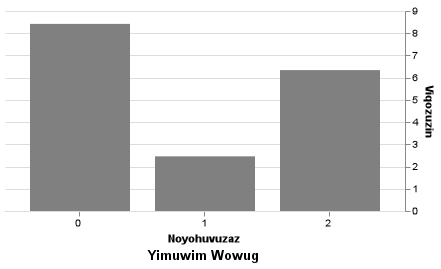
#> input picture SampleGraphs/bar0.png, 441 x 269 px
$ python Extraction.py   (older library calls are emulated)
#> lines starting #> are read from the running program, lines starting #| are printed output that depends on the picture; after the words box and inside, x2 and y2 are one past the last pixel; in counts of white or black regions, pixels touching at a corner belong together
# Needed imports
from sklearn.cluster import KMeans
import cv2
import scipy
import numpy as np
from time import sleep
import math
from matplotlib import pyplot as plt


# Load image, from file for now to make things easy
imageRes = cv2.imread("SampleGraphs/bar0.png")
#> imageRes is the input picture: shape (269, 441, 3); min 0, max 255, mean 210.7

# Normalize image
#r = 250.0/img.shape[0]
#dim = (int(img.shape[1] * r), 250)
# Height defined, width is proportionally adjusted
#imageRes = cv2.resize(img, dim, interpolation = cv2.INTER_NEAREST)
image = cv2.bilateralFilter(imageRes,3,100,100)
imge = image.copy()
clean = image.copy()
#cv2.imshow("ds", image)
#cv2.waitKey(0)
imageHSV = cv2.cvtColor(image, cv2.COLOR_BGR2HSV)
#> imageHSV: shape (269, 441, 3); mean H, S, V 0, 0, 210.8

# Create mask, mask list and test vector
h, w = image.shape[:2]
#> h = 269; w = 441
testIndex = np.zeros((h, w), np.bool)
maskList = []
# mask = np.zeros((h+2, w+2), np.uint8)
# print(testIndex)

# Iterate through image and only test for blobs on pixels that are not True on test vector

for l in range(0, len(testIndex)):
    for c in range(0, len(testIndex[0])):
        if not testIndex[l][c]:  # Only if that pixel isn't yet on
            #print(c)
            # Reinitialise the mask so it will always check all the pixels
            mask = np.zeros((h+2, w+2), np.uint8)
            # Run floodFill centered in the current (c, l) pixel
            lo = 20
            hi = 20

            cv2.floodFill(image, mask, (c, l), (255, 255, 255), (lo,)*3, (hi,)*3, 8 | (255 << 8) | cv2.FLOODFILL_FIXED_RANGE)
            # Add each new element found as a binary image in the maskList array
            maskList.append(mask)
            #cv2.imshow("mascara",mask)
            #cv2.waitKey(1)

            #See where the found mask is equal to white and set they as true on the test vector so we won't iterate through them
            a = np.where(mask == 255)
            # print(len(a[0]))
            for x in range(0, len(a[0])):
                col = a[0][x]
                lin = a[1][x]


                # Remember that each pixel (col, lin) on the image corresponde to a (col + 1, lin + 1) pixel in the image
                testIndex[col-1][lin-1] = True
#> image: shape (269, 441, 3); every value is 255
#> testIndex: shape (269, 441) bool; every value is 1
#> after the loop, maskList = 628 items


# Iterate through masks list and save only the ones with the area at least 90% of the area of it's bounding box

print(len(maskList))
#| 628
# Initialize a new array that will be used to store the contours on each mask
newContours = []

h1, w1 = image.shape[:2]
#> h1 = 269; w1 = 441
for masks in maskList:

    # cv2.imshow("fundo", masks)
    im2, contours, hierarchy = cv2.findContours(masks, cv2.RETR_TREE, cv2.CHAIN_APPROX_SIMPLE)
    AreaImg = h1 * w1


    for q in range(len(contours)):

        areaCont = cv2.contourArea(contours[q])
        x, y, w, h = cv2.boundingRect(contours[q])
        areaBox = w * h

        #print('Area do Contorno: {}'.format(areaCont))
        #print('Area da BoudingBox: {}'.format(areaBox))

        #if areaCont >= (areaBox * 0.9) and w > 2 and h > 2 and areaBox < AreaImg:
        if areaCont >= (areaBox * 0.7) and areaBox < AreaImg * 0.5 and hierarchy[0, q, 3] == 1:
            newContours.append(contours[q])
#> this loop made 628 passes
#> pass 1, `im2, contours, hierarchy = cv2.findContours(masks, cv2.RETR_TREE, cv2...`:
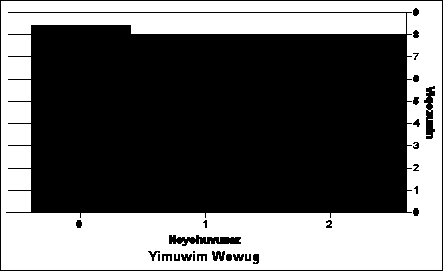
#> im2: shape (271, 443); min 0, max 255, mean 101.9
#> pass 3, `im2, contours, hierarchy = cv2.findContours(masks, cv2.RETR_TREE, cv2...`:
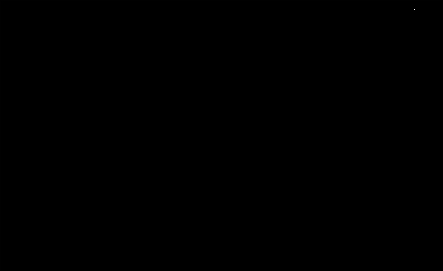
#> im2: shape (271, 443); min 0, max 255, mean 0
#> after the loop, newContours = 3 contours; box (x1, y1, x2, y2) and area: (31, 25, 131, 212) 18414, (281, 71, 381, 212) 13860, (156, 158, 256, 212) 5247


    #cv2.drawContours(mask, contours, -1, (0, 255, 0), 1)
    #cv2.imshow("oi", mask)
    #cv2.waitKey(0)


fundo = np.zeros((h1 + 2, w1 + 2), np.uint8)
print('Quantidade de novos contornos: {}'.format(len(newContours)))
#| Quantidade de novos contornos: 3
# [5 lines of commented-out code are left out]

cv2.drawContours(imge, newContours, -1, (0, 255, 0), 1)
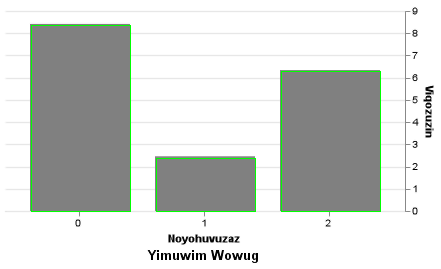
#> imge: shape (269, 441, 3); mean B, G, R 208.7, 211.6, 208.7
cv2.imshow("oi", imge)
cv2.waitKey(0)

# Distance that the check pixel will be from the bar edges
recuo = 3
# Distance for one color to another to consider they're the same
RGBdistance = 50
definitiveContours = []

for contorno in newContours:
    # Obtain the location and dimention of each contour
    x, y, w, h = cv2.boundingRect(contorno)

    # Define each of the check pixel location
    upperMiddle = (int(x + w/2), y - recuo)
    downerMiddle = (int(x + w/2), y + h + recuo)
    lefterMiddle = (x - recuo, int(y + h/2))
    righterMiddle = (x + w + recuo, int(y + h/2))

    # Draw the place of the pixel, only for debug
    cv2.circle(imge, upperMiddle, 1, (0, 0, 255), -1)
    cv2.circle(imge, downerMiddle, 1, (0, 0, 255), -1)
    cv2.circle(imge, lefterMiddle, 1, (0, 0, 255), -1)
    cv2.circle(imge, righterMiddle, 1, (0, 0, 255), -1)

    # Find the color of one pixel inside the bar
    crop_img = clean[y:y + h, x:x + w]
    #cv2.imshow("clean", crop_img)
    #cv2.waitKey(0)

    immg = crop_img.reshape((crop_img.shape[0] * crop_img.shape[1], 3))  # represent as row*column,channel number
    clt = KMeans(n_clusters=1)  # cluster number
    clt.fit(immg)

    # The dominand color is here
    print("Cor dominate da barra {}".format(clt.cluster_centers_[0]))


    # Check if each of the check pixels (quite bad grammar, right?) is of the same color of the pixel chosen in last
    # step
    color1 = clean[upperMiddle[1], upperMiddle[0]]
    color2 = clean[downerMiddle[1], downerMiddle[0]]
    color3 = clean[lefterMiddle[1], lefterMiddle[0]]
    color4 = clean[upperMiddle[1], upperMiddle[0]]

    print(color1)
    print(color2)
    print(color3)
    print(color4)

    d1 = math.sqrt(pow((color1[0] - clt.cluster_centers_[0][0]), 2) +
                   pow((color1[1] - clt.cluster_centers_[0][1]), 2) +
                   pow((color1[2] - clt.cluster_centers_[0][2]), 2))
    d2 = math.sqrt(pow((color2[0] - clt.cluster_centers_[0][0]), 2) +
                   pow((color2[1] - clt.cluster_centers_[0][1]), 2) +
                   pow((color2[2] - clt.cluster_centers_[0][2]), 2))
    d3 = math.sqrt(pow((color3[0] - clt.cluster_centers_[0][0]), 2) +
                   pow((color3[1] - clt.cluster_centers_[0][1]), 2) +
                   pow((color3[2] - clt.cluster_centers_[0][2]), 2))
    d4 = math.sqrt(pow((color4[0] - clt.cluster_centers_[0][0]), 2) +
                   pow((color4[1] - clt.cluster_centers_[0][1]), 2) +
                   pow((color4[2] - clt.cluster_centers_[0][2]), 2))

    print("Distancia1 {}".format(d1))
    print("Distancia2 {}".format(d2))
    print("Distancia3 {}".format(d3))
    print("Distancia4 {}".format(d4))

    if(d1 > RGBdistance and d2 > RGBdistance and d3 > RGBdistance and d4 > RGBdistance):
        definitiveContours.append(contorno)
#> this loop made 3 passes
#> (contorno, x, y, h, upperMiddle, downerMiddle, lefterMiddle, righterMiddle) on passes 1 to 3: ([[31, 25], [31, 211], [130, 211], [130, 25]], 31, 25, 187, (81, 22), (81, 215), (28, 118), (134, 118)), ([[281, 71], [281, 211], [380, 211], [380, 71]], 281, 71, 141, (331, 68), (331, 215), (278, 141), (384, 141)), ([[156, 158], [156, 211], [255, 211], [255, 158]], 156, 158, 54, (206, 155), (206, 215), (153, 185), (259, 185))
#> (printed output is left out)
#> pass 1, `crop_img = clean[y:y + h, x:x + w]`:
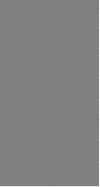
#> crop_img: shape (187, 100, 3); min 128, max 255, mean 129.8
#> pass 2, `crop_img = clean[y:y + h, x:x + w]`:
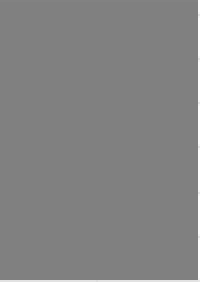
#> crop_img: shape (141, 100, 3) (shown 2 times larger); min 128, max 255, mean 130
#> pass 3, `crop_img = clean[y:y + h, x:x + w]`:
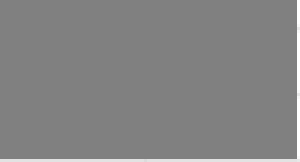
#> crop_img: shape (54, 100, 3) (shown 3 times larger); min 128, max 255, mean 131
#> after the loop: imge: shape (269, 441, 3); 0.05% of pixels changed, all inside (x1, y1, x2, y2) = (27, 21, 386, 217)
#> after the loop, definitiveContours has the same summary as newContours

widthlist = []
heightlist = []

for contornins in definitiveContours:
    x, y, w, h = cv2.boundingRect(contornins)
    widthlist.append(w)
    heightlist.append(h)
#> this loop made 3 passes
#> (contornins, x, y, h) on passes 1 to 3: ([[31, 25], [31, 211], [130, 211], [130, 25]], 31, 25, 187), ([[281, 71], [281, 211], [380, 211], [380, 71]], 281, 71, 141), ([[156, 158], [156, 211], [255, 211], [255, 158]], 156, 158, 54)
#> after the loop, heightlist = [187, 141, 54]; widthlist = [100, 100, 100]

print(widthlist)
#| [100, 100, 100]
print(heightlist)
#| [187, 141, 54]
a = np.zeros((1, len(widthlist)), np.uint8)
#> a = [[0, 0, 0]]
b = np.zeros((1, len(heightlist)), np.uint8)
#> b = [[0, 0, 0]]
for x in range(len(widthlist)):
    a[0][x] = widthlist[x]
#> this loop made 3 passes
#> after the loop, a = [[100, 100, 100]]

for x in range(len(heightlist)):
    b[0][x] = heightlist[x]
#> after the loop, b = [[187, 141, 54]]


hist1 = cv2.calcHist([a], [0], None, [100], [0, 256])
#> hist1 = 100 values, max 3 at index 39, min 0 at index 0, mean 0.03
hist2 = cv2.calcHist([b], [0], None, [100], [0, 256])
#> hist2 = 100 values, max 1 at index 21, min 0 at index 0, mean 0.03
#hist = cv2.calcHist(heightlist, [0], None, [256], [0, 256])

plt.figure()
plt.title("Histograma")
plt.xlabel("Bins")
plt.ylabel("Nº de Barras")
plt.plot(hist1)
plt.plot(hist2)
plt.xlim([0, 100])
plt.show()
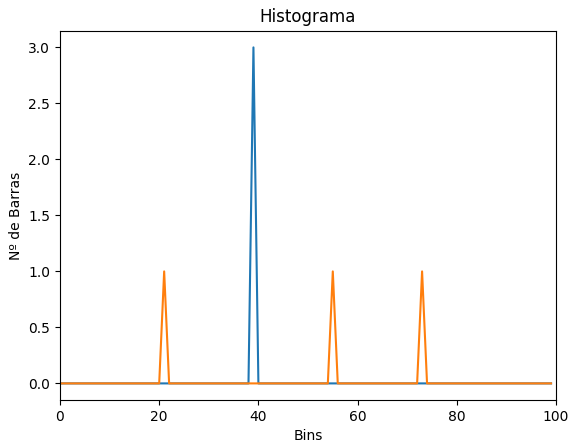
#> figure drawn by matplotlib, 1 panel; curve peaks at x = 39, y = 3; curve peaks at x = 21, y = 1
cv2.waitKey(0)

#print(hist1)
#print(hist2)


bigger1 = 0
bigger2 = 0

for indexes in hist1:
    if indexes[0] > bigger1:
        bigger1 = indexes[0]
#> this loop made 100 passes
#> (indexes, bigger1) on pass 40: ([3], 3)
#> indexes on passes 1 to 6: [0], [0], [0], [0], [0], [0]
#> after the loop, bigger1 = 3

for indexes in hist2:
    if indexes[0] > bigger2:
        bigger2 = indexes[0]
#> after the loop, bigger2 = 1

print("Maior da largura {}".format(bigger1))
#| Maior da largura 3.0
print("Maior da altura {}".format(bigger2))
#| Maior da altura 1.0

if bigger1 > bigger2:
    print("GRAFICO VERTICAL")
else:
    print("GRAFICO HORIZONTAL")


cv2.imshow("imagem", imge)
cv2.waitKey(0)

cv2.drawContours(clean, definitiveContours, -1, (0, 255, 0), 1)
cv2.imshow("new", clean)
cv2.waitKey(0)

$ run again, with SampleGraphs/bar1.png copied over SampleGraphs/bar0.png
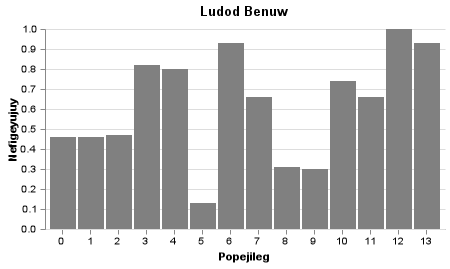
#> input picture SampleGraphs/bar1.png, 450 x 269 px
#> imageRes is the input picture: shape (269, 450, 3); min 0, max 255, mean 203.8
#> imageHSV: shape (269, 450, 3); mean H, S, V 0, 0, 203.9
#> after the loop `for l in range(0, len(testIndex)):`: maskList = 868 items
#| 868
#> after the loop `for masks in maskList:`: newContours = 14 contours; largest, box (x1, y1, x2, y2) and area: (387, 30, 413, 230) 4975, (219, 44, 245, 230) 4625, (415, 44, 441, 230) 4625, (135, 66, 161, 230) 4075, (163, 70, 189, 230) 3975
#| Quantidade de novos contornos: 14
#> the loop `for contorno in newContours:` made 14 passes
#> (contorno, x, y, h, upperMiddle, downerMiddle, lefterMiddle, righterMiddle) on passes 1, 2, 3, 5: ([[387, 30], [387, 229], [412, 229], [412, 30]], 387, 30, 200, (400, 27), (400, 233), (384, 130), (416, 130)), ([[219, 44], [219, 229], [244, 229], [244, 44]], 219, 44, 186, (232, 41), (232, 233), (216, 137), (248, 137)), ([[415, 44], [415, 229], [440, 229], [440, 44]], 415, 44, 186, (428, 41), (428, 233), (412, 137), (444, 137)), ([[163, 70], [163, 229], [188, 229], [188, 70]], 163, 70, 160, (176, 67), (176, 233), (160, 150), (192, 150))
#> (printed output is left out)
#> after the loop `for contorno in newContours:`:
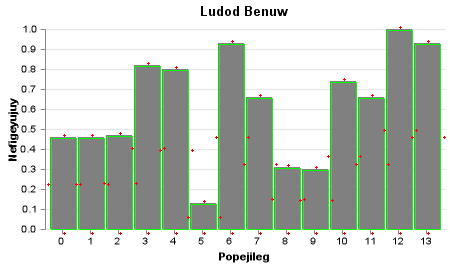
#> imge: shape (269, 450, 3); mean B, G, R 197, 205.6, 197.6
#> after the loop `for contorno in newContours:`: definitiveContours has the same summary as newContours
#> the loop `for contornins in definitiveContours:` made 14 passes
#> (contornins, x, y, h) on passes 1 to 7: ([[387, 30], [387, 229], [412, 229], [412, 30]], 387, 30, 200), ([[219, 44], [219, 229], [244, 229], [244, 44]], 219, 44, 186), ([[415, 44], [415, 229], [440, 229], [440, 44]], 415, 44, 186), ([[135, 66], [135, 229], [160, 229], [160, 66]], 135, 66, 164), ([[163, 70], [163, 229], [188, 229], [188, 70]], 163, 70, 160), ([[331, 82], [331, 229], [356, 229], [356, 82]], 331, 82, 148), ([[247, 98], [247, 229], [272, 229], [272, 98]], 247, 98, 132)
#> after the loop `for contornins in definitiveContours:`: heightlist = [200, 186, 186, 164, 160, 148, 132, 132, 94, 92, 92, 62, 60, 26]; widthlist = [26, 26, 26, 26, 26, 26, 26, 26, 26, 26, 26, 26, 26, 26]
#| [26, 26, 26, 26, 26, 26, 26, 26, 26, 26, 26, 26, 26, 26]
#| [200, 186, 186, 164, 160, 148, 132, 132, 94, 92, 92, 62, 60, 26]
#> the loop `for x in range(len(widthlist)):` made 14 passes
#> the loop `for x in range(len(heightlist)):` made 14 passes
#> hist1 = 100 values, max 14 at index 10, min 0 at index 0, mean 0.14
#> hist2 = 100 values, max 2 at index 35, min 0 at index 0, mean 0.14
#> `plt.show()`:
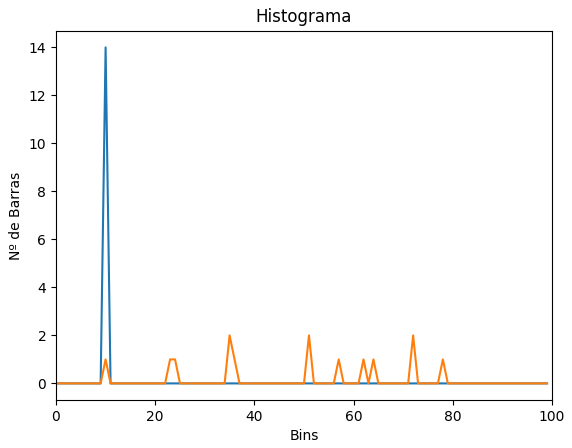
#> figure drawn by matplotlib, 1 panel; curve peaks at x = 10, y = 14; curve peaks at x = 35, y = 2
#> the loop `for indexes in hist1:` made 100 passes
#> (indexes, bigger1) on pass 11: ([14], 14)
#> after the loop `for indexes in hist1:`: bigger1 = 14
#> the loop `for indexes in hist2:` made 100 passes
#> (indexes, bigger2) on passes 11, 36: ([1], 1), ([2], 2)
#> after the loop `for indexes in hist2:`: bigger2 = 2
#| Maior da largura 14.0
#| Maior da altura 2.0

$ run again, with SampleGraphs/bar10.png copied over SampleGraphs/bar0.png
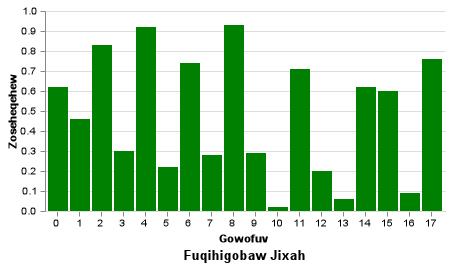
#> input picture SampleGraphs/bar10.png, 450 x 269 px
#> imageRes is the input picture: shape (269, 450, 3); mean B, G, R 177.6, 214.2, 177.6
#> imageHSV: shape (269, 450, 3); mean H, S, V 17.1, 72.9, 214.2
#> after the loop `for l in range(0, len(testIndex)):`: maskList = 1191 items
#| 1191
#> after the loop `for masks in maskList:`: newContours = 18 contours; largest, box (x1, y1, x2, y2) and area: (225, 26, 245, 212) 3515, (137, 28, 157, 212) 3477, (93, 46, 113, 212) 3135, (423, 60, 443, 212) 2869, (181, 64, 201, 212) 2793
#| Quantidade de novos contornos: 18
#> the loop `for contorno in newContours:` made 18 passes
#> (contorno, x, y, h, upperMiddle, downerMiddle, lefterMiddle, righterMiddle) on passes 1 to 4: ([[225, 26], [225, 211], [244, 211], [244, 26]], 225, 26, 186, (235, 23), (235, 215), (222, 119), (248, 119)), ([[137, 28], [137, 211], [156, 211], [156, 28]], 137, 28, 184, (147, 25), (147, 215), (134, 120), (160, 120)), ([[93, 46], [93, 211], [112, 211], [112, 46]], 93, 46, 166, (103, 43), (103, 215), (90, 129), (116, 129)), ([[423, 60], [423, 211], [442, 211], [442, 60]], 423, 60, 152, (433, 57), (433, 215), (420, 136), (446, 136))
#> (printed output is left out)
#> after the loop `for contorno in newContours:`:
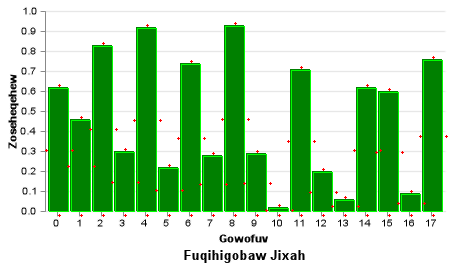
#> imge: shape (269, 450, 3); mean B, G, R 172.8, 215.8, 173.6
#> after the loop `for contorno in newContours:`: definitiveContours has the same summary as newContours
#> the loop `for contornins in definitiveContours:` made 18 passes
#> (contornins, x, y, h) on passes 1 to 7: ([[225, 26], [225, 211], [244, 211], [244, 26]], 225, 26, 186), ([[137, 28], [137, 211], [156, 211], [156, 28]], 137, 28, 184), ([[93, 46], [93, 211], [112, 211], [112, 46]], 93, 46, 166), ([[423, 60], [423, 211], [442, 211], [442, 60]], 423, 60, 152), ([[181, 64], [181, 211], [200, 211], [200, 64]], 181, 64, 148), ([[291, 70], [291, 211], [310, 211], [310, 70]], 291, 70, 142), ([[49, 88], [49, 211], [68, 211], [68, 88]], 49, 88, 124)
#> after the loop `for contornins in definitiveContours:`: heightlist = [186, 184, 166, 152, 148, 142, 124, 124, 120, 92, 60, 58, 56, 44, 40, 18, 12, 4]; widthlist = [20, 20, 20, 20, 20, 20, 20, 20, 20, 20, 20, 20, 20, 20, 20, 20, 20, 20]
#| [20, 20, 20, 20, 20, 20, 20, 20, 20, 20, 20, 20, 20, 20, 20, 20, 20, 20]
#| [186, 184, 166, 152, 148, 142, 124, 124, 120, 92, 60, 58, 56, 44, 40, 18, 12, 4]
#> the loop `for x in range(len(widthlist)):` made 18 passes
#> the loop `for x in range(len(heightlist)):` made 18 passes
#> hist1 = 100 values, max 18 at index 7, min 0 at index 0, mean 0.18
#> hist2 = 100 values, max 2 at index 48, min 0 at index 0, mean 0.18
#> `plt.show()`:
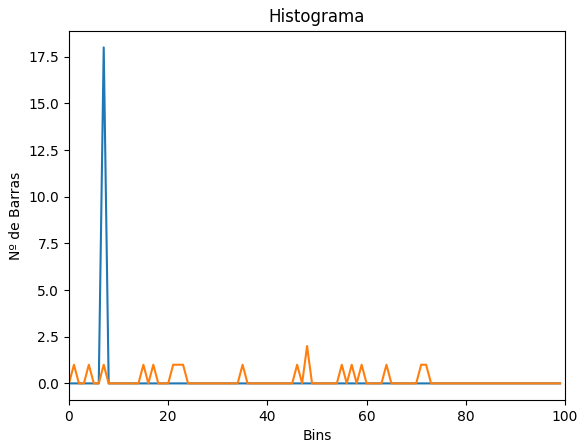
#> figure drawn by matplotlib, 1 panel; curve peaks at x = 7, y = 18; curve peaks at x = 48, y = 2
#> the loop `for indexes in hist1:` made 100 passes
#> (indexes, bigger1) on pass 8: ([18], 18)
#> after the loop `for indexes in hist1:`: bigger1 = 18
#> the loop `for indexes in hist2:` made 100 passes
#> (indexes, bigger2) on passes 2, 49: ([1], 1), ([2], 2)
#> after the loop `for indexes in hist2:`: bigger2 = 2
#| Maior da largura 18.0
#| Maior da altura 2.0

$ run again, with SampleGraphs/bar11.png copied over SampleGraphs/bar0.png
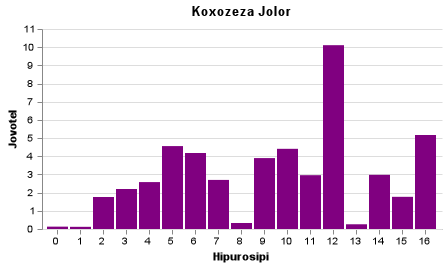
#> input picture SampleGraphs/bar11.png, 447 x 269 px
#> imageRes is the input picture: shape (269, 447, 3); mean B, G, R 230.8, 210.4, 230.8
#> imageHSV: shape (269, 447, 3); mean H, S, V 24.2, 40.5, 230.9
#> after the loop `for l in range(0, len(testIndex)):`: maskList = 845 items
#| 845
#> after the loop `for masks in maskList:`: newContours = 15 contours; largest, box (x1, y1, x2, y2) and area: (324, 47, 345, 230) 3640, (416, 136, 437, 230) 1860, (163, 147, 184, 230) 1640, (278, 150, 299, 230) 1580, (186, 154, 207, 230) 1500
#| Quantidade de novos contornos: 15
#> the loop `for contorno in newContours:` made 15 passes
#> (contorno, x, y, h, upperMiddle, downerMiddle, lefterMiddle, righterMiddle) on passes 1, 4, 5, 6: ([[324, 47], [324, 229], [344, 229], [344, 47]], 324, 47, 183, (334, 44), (334, 233), (321, 138), (348, 138)), ([[278, 150], [278, 229], [298, 229], [298, 150]], 278, 150, 80, (288, 147), (288, 233), (275, 190), (302, 190)), ([[186, 154], [186, 229], [206, 229], [206, 154]], 186, 154, 76, (196, 151), (196, 233), (183, 192), (210, 192)), ([[255, 159], [255, 229], [275, 229], [275, 159]], 255, 159, 71, (265, 156), (265, 233), (252, 194), (279, 194))
#> (printed output is left out)
#> after the loop `for contorno in newContours:`: definitiveContours has the same summary as newContours
#> the loop `for contornins in definitiveContours:` made 15 passes
#> (contornins, x, y, h) on passes 1 to 7: ([[324, 47], [324, 229], [344, 229], [344, 47]], 324, 47, 183), ([[416, 136], [416, 229], [436, 229], [436, 136]], 416, 136, 94), ([[163, 147], [163, 229], [183, 229], [183, 147]], 163, 147, 83), ([[278, 150], [278, 229], [298, 229], [298, 150]], 278, 150, 80), ([[186, 154], [186, 229], [206, 229], [206, 154]], 186, 154, 76), ([[255, 159], [255, 229], [275, 229], [275, 159]], 255, 159, 71), ([[370, 176], [370, 229], [390, 229], [390, 176]], 370, 176, 54)
#> after the loop `for contornins in definitiveContours:`: heightlist = [183, 94, 83, 80, 76, 71, 54, 53, 49, 47, 40, 32, 32, 6, 4]; widthlist = [21, 21, 21, 21, 21, 21, 21, 21, 21, 21, 21, 21, 21, 21, 21]
#| [21, 21, 21, 21, 21, 21, 21, 21, 21, 21, 21, 21, 21, 21, 21]
#| [183, 94, 83, 80, 76, 71, 54, 53, 49, 47, 40, 32, 32, 6, 4]
#> the loop `for x in range(len(widthlist)):` made 15 passes
#> the loop `for x in range(len(heightlist)):` made 15 passes
#> hist1 = 100 values, max 15 at index 8, min 0 at index 0, mean 0.15
#> hist2 = 100 values, max 2 at index 12, min 0 at index 0, mean 0.15
#> `plt.show()`:
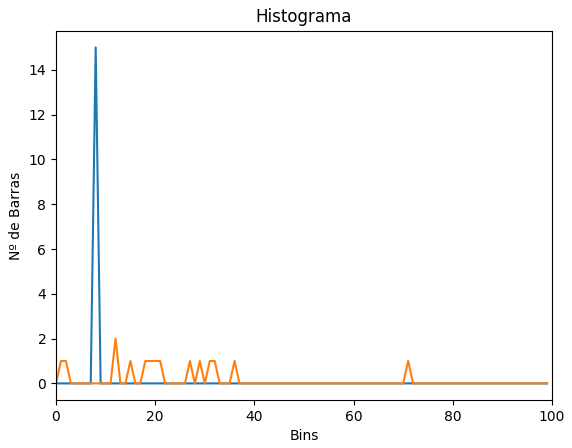
#> figure drawn by matplotlib, 1 panel; curve peaks at x = 8, y = 15; curve peaks at x = 12, y = 2
#> the loop `for indexes in hist1:` made 100 passes
#> (indexes, bigger1) on pass 9: ([15], 15)
#> after the loop `for indexes in hist1:`: bigger1 = 15
#> the loop `for indexes in hist2:` made 100 passes
#> (indexes, bigger2) on passes 2, 13: ([1], 1), ([2], 2)
#> after the loop `for indexes in hist2:`: bigger2 = 2
#| Maior da largura 15.0
#| Maior da altura 2.0
